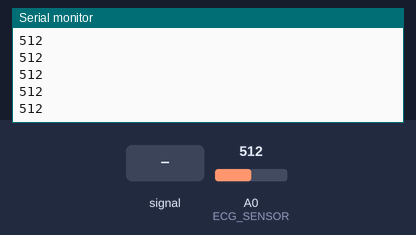
The sketch below on a simulated Arduino Uno, built with avr-gcc and run on an emulated ATmega328P. Shown: the last lines printed to the serial monitor. The inputs (shaded band) are chosen by the test bench; at power-on: A0 (ECG_SENSOR) = 512.

Above: at 1.2 s.
1.3 s: A0 (ECG_SENSOR) fed a 200 Hz sine of ±81 counts around its level
At 1.31 s:
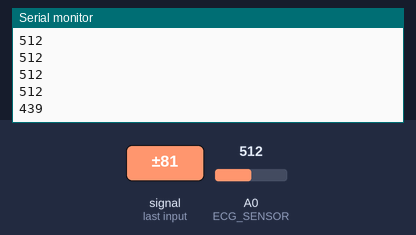
2.8 s: A0 (ECG_SENSOR) set to 716
At 2.81 s:
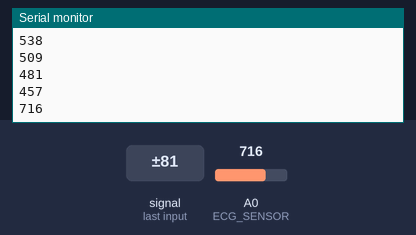
4.3 s: A0 (ECG_SENSOR) fed a 1000 Hz sine of ±255 counts around its level
At 4.32 s:
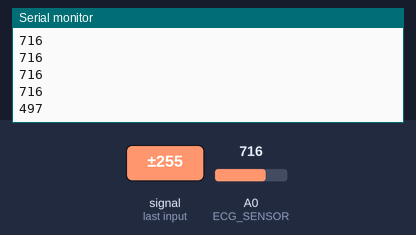
5.8 s: A0 (ECG_SENSOR) set to 900
At 5.82 s:
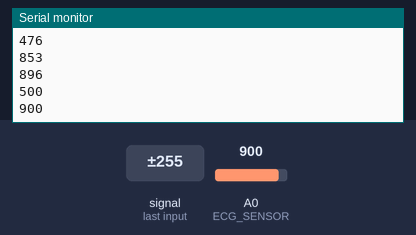
Timing chart, 0 to 8.3 s (numbered marks = the images above; inputs shaded):
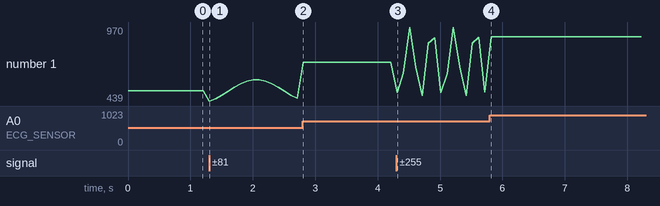

The sketch:

sketch_oct13a.ino
```cpp
#define ECG_SENSOR A0
int ecgValue;

void setup() {
  Serial.begin(9600);
}

void loop() {
  ecgValue = analogRead(ECG_SENSOR);
  Serial.println(ecgValue);  // Print ECG data to serial monitor
  delay(100);  // Adjust the delay as needed for your application
}
```

Measured:
- after the input at 1.3 s, the serial monitor: prints a new line at once (image 1)
- after the input at 2.8 s, the serial monitor: prints a new line at once (image 2)
- after the input at 4.3 s, the serial monitor: prints a new line at once (image 3)
- after the input at 5.8 s, the serial monitor: prints a new line at once (image 4)
- plotted number 1: 512 → 457 after the input at 1.3 s, 457 → 716 after the input at 2.8 s, 716 → 500 after the input at 4.3 s, 500 → 900 after the input at 5.8 s
